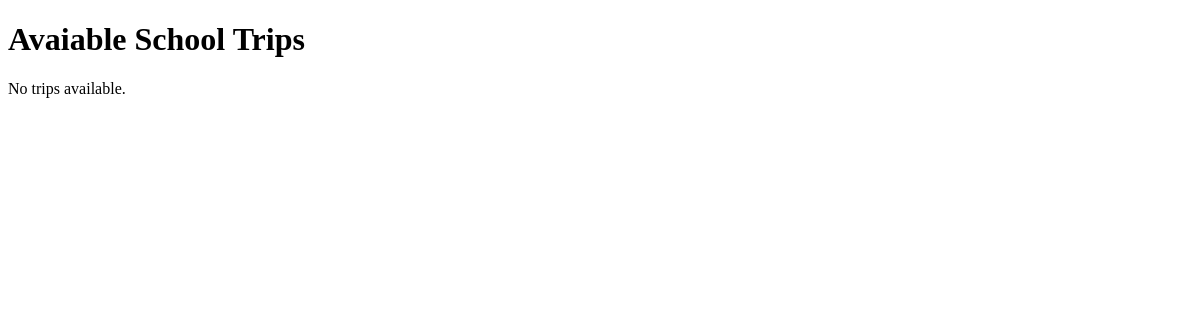
/trips/, run on an earlier commit of the app's database.
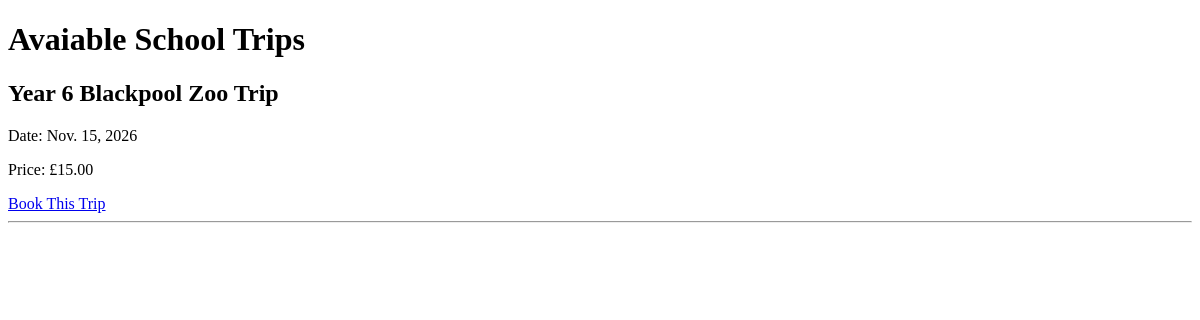
And on a later commit of the database.
### schooltrips/models.py (models this page shows, shortened)
class Trip(models.Model):
    name = models.CharField(max_length=100)
    date = models.DateField()
    price = models.DecimalField(max_digits=6, decimal_places=2)

### schooltrips/views.py (the view)
# urls.py: path('', views.trip_list, name='trip_list'),
def trip_list(request):
    trips = Trip.objects.all()
    return render(
        request,
        'schooltrips/trip_list.html',
        {'trips': trips}
    )

### schooltrips/templates/schooltrips/trip_list.html (shortened to what this page needs)
<!DOCTYPE html>
<html>
    <head>
    </head>
    <body>
    <h1>Avaiable School Trips</h1>
    {% for trip in trips %}
        <div>
             <h2>{{ trip.name }}</h2>
             <p>Date: {{ trip.date }}</p>
            <p>Price: £{{ trip.price }}</p>
            <a href="/trips/book/">
                Book This Trip
            </a>
        </div>
        <hr>
    {% empty %}
        <p>No trips available.</p>
    {% endfor %}
    </body>
</html>

What changed in the data, as far as the page shows it:
added Trip: name "Year 6 Blackpool Zoo Trip", date "Nov. 15, 2026", price "15.00"
Also different on the page:
text no longer shown: "No trips available."
